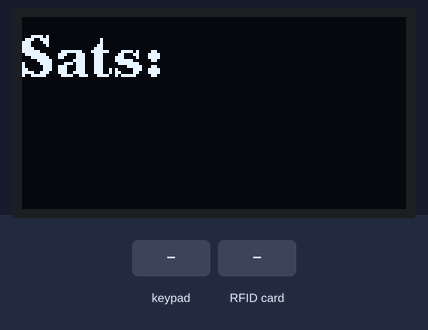
Bench run of a sketch on a simulated ESP32. On the bench: 128×64 one-colour display. The inputs (shaded band) are chosen by the test bench. WiFi joins after 1.5 s; servers stay silent unless stated; uploads are accepted with an empty reply; what the sketch prints to the serial monitor is not drawn.

Above: at 3.8 s.
3.9 s: keypad keys 3 2 3 3 2 5 2 6 # pressed 0.4 s apart
At 8.7 s:
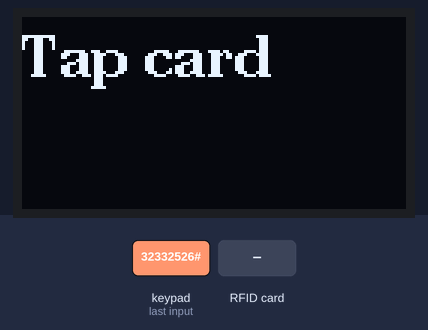
9.9 s: RFID card 5E 7A 19 C4 held to the reader
At 12.2 s:
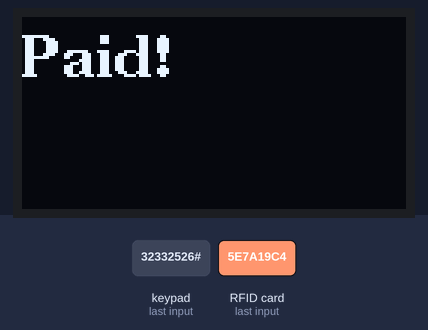
12.9 s: key 'A' pressed
At 14.2 s:
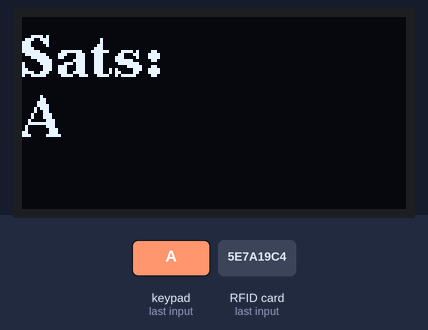
15.3 s: key 'B' pressed
At 16.5 s:
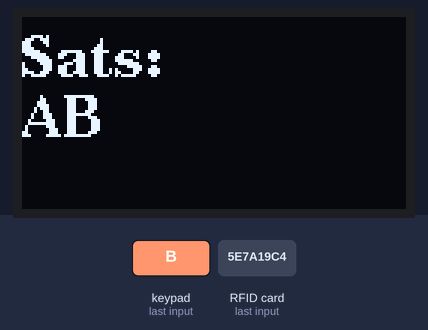
16.8 s: keypad keys 3 2 3 3 2 5 2 6 A pressed 0.4 s apart
At 21.4 s:
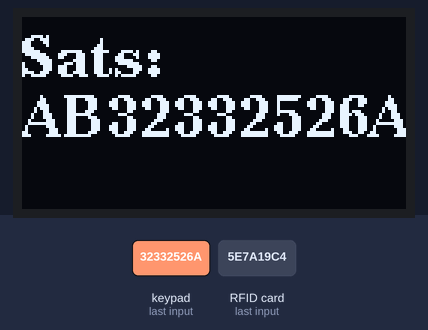
21.9 s: key '*' pressed
At 23.1 s:
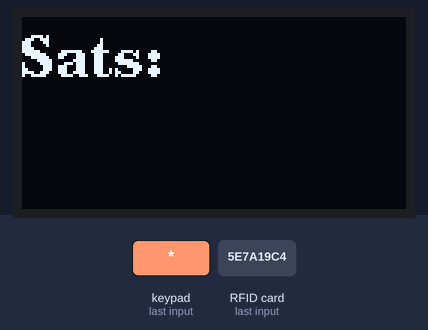
Timing chart, 0 to 24.4 s (numbered marks = the images above; inputs shaded):
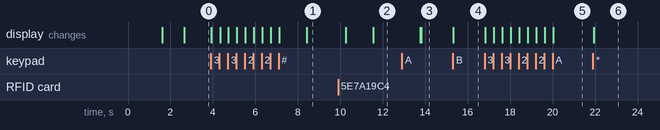

Measured:
- after the input at 3.9 s, the display: first changes at once (image 1 shows a later state)
- after the input at 9.9 s, the display: first changes after 0.36 s (image 2 shows a later state)
- after the input at 12.9 s, the display: first differs from a run without the input after 0.92 s (image 3)
- after the input at 15.3 s, the display: changes at once (image 4)
- after the input at 16.8 s, the display: first changes at once (image 5 shows a later state)
- after the input at 21.9 s, the display: changes at once (image 6)

The sketch:

main.ino
```cpp
#include <WiFi.h>
#include <WiFiClientSecure.h>
#include <Arduino.h>
#include <SPI.h>
#include <MFRC522.h>
#include <U8g2lib.h>
#include <Keypad.h>
#include <ArduinoJson.h>
#include <string.h>

char wifiSSID[] = "YOUR-WIFI-SSID";
char wifiPASS[] = "YOUR-WIFI-PASS";

const char* host = "api.opennode.co";
const int httpsPort = 443;
String amount = "";
String apikey = "MERCHANTS-OPENNODE-INVOICE-API-KEY";
String description = "cardpayment"; //invoice description
String hints = "false";
String price;
String hexvalues = "";
String macaroontmp;
String macaroon;
String data_lightning_invoice_payreq = "";
String data_status = "unpaid";
String data_id = "";
int counta = 0;

#include "apicalls.h"

#define RST_PIN         22           // Configurable, see typical pin layout above
#define SS_PIN          5          // Configurable, see typical pin layout above

MFRC522 mfrc522(SS_PIN, RST_PIN);   // Create MFRC522 instance

U8G2_SSD1306_128X64_NONAME_F_4W_SW_SPI u8g2(U8G2_R0, /* clock=*/ 17, /* data=*/ 4, /* cs=*/ 15, /* dc=*/ 2, /* reset=*/ 16);

//Set keypad
const byte rows = 4; //four rows
const byte cols = 4; //three columns
char keys[rows][cols] = {
  {'1','2','3','A'},
  {'4','5','6','B'},
  {'7','8','9','C'},
  {'*','0','#','D'}
};
byte rowPins[rows] = {32, 33, 25, 26}; //connect to the row pinouts of the keypad
byte colPins[cols] = {27, 14, 12, 13}; //connect to the column pinouts of the keypad
Keypad keypad = Keypad( makeKeymap(keys), rowPins, colPins, rows, cols );
int checker = 0;
char maxdig[20];


void keypadamount(){

   u8g2.firstPage();
    do {
      u8g2.setFont(u8g2_font_ncenB14_tr);
      u8g2.drawStr(0,20,"Sats:");
    } while ( u8g2.nextPage() );

  while (checker < 20){

   char key = keypad.getKey();

   if (key != NO_KEY){

   String virtkey = String(key);

   if (virtkey == "*"){
    memset(maxdig, 0, 20);
    checker = 20;
   }

   if (virtkey == "#"){
      u8g2.firstPage();
    do {
      u8g2.setFont(u8g2_font_ncenB14_tr);
      u8g2.drawStr(0,20,"...");
    } while ( u8g2.nextPage() );

    checker = 20;
   }
   else{

    maxdig[checker] = key;
    checker++;

    Serial.println(maxdig);

    u8g2.firstPage();
    do {
      u8g2.setFont(u8g2_font_ncenB14_tr);
      u8g2.drawStr(0,20,"Sats:");
      u8g2.drawStr(0,40, maxdig);

    } while ( u8g2.nextPage() );

   }
   }

  }
  checker = 0;
}


void cardcheck() {

    u8g2.firstPage();
    do {
       u8g2.setFont(u8g2_font_ncenB14_tr);
       u8g2.drawStr(0,20,"Tap card");
       }  while ( u8g2.nextPage() );

    // Prepare key - all keys are set to FFFFFFFFFFFFh at chip delivery from the factory.
    MFRC522::MIFARE_Key key;
    for (byte i = 0; i < 6; i++) key.keyByte[i] = 0xFF;

   //some variables we need
    byte block;
    byte len = 18;
    //len = 18;
    MFRC522::StatusCode status;

    //-------------------------------------------

    // Look for new cards
   if ( ! mfrc522.PICC_IsNewCardPresent()) {
      return;
    }

    // Select one of the cards
    if ( ! mfrc522.PICC_ReadCardSerial()) {
     return;
    }

    Serial.println(F("**Card Detected:**"));

   //-------------------------------------------FIRST 16 BYTE PART OF API KEY

    byte buffer2[18];
    block = 1;

    status = mfrc522.PCD_Authenticate(MFRC522::PICC_CMD_MF_AUTH_KEY_A, 1, &key, &(mfrc522.uid)); //line 834
    if (status != MFRC522::STATUS_OK) {
      Serial.print(F("Authentication failed: "));
      Serial.println(mfrc522.GetStatusCodeName(status));
      return;
    }

    status = mfrc522.MIFARE_Read(block, buffer2, &len);
    if (status != MFRC522::STATUS_OK) {
      Serial.print(F("Reading failed: "));
      Serial.println(mfrc522.GetStatusCodeName(status));
      return;
    }
    //PRINT first bit
    for (uint8_t i = 0; i < 16; i++) {
      Serial.write(buffer2[i] );
      macaroontmp +=  char(buffer2[i]);
     }

    //---------------------------------------- LAST 16 BYTE PART OF API KEY

    byte buffer3[18];
    block = 2;

    status = mfrc522.PCD_Authenticate(MFRC522::PICC_CMD_MF_AUTH_KEY_A, 1, &key, &(mfrc522.uid)); //line 834
    if (status != MFRC522::STATUS_OK) {
      Serial.print(F("Authentication failed: "));
      Serial.println(mfrc522.GetStatusCodeName(status));
      return;
    }

    status = mfrc522.MIFARE_Read(block, buffer3, &len);
    if (status != MFRC522::STATUS_OK) {
      Serial.print(F("Reading failed: "));
      Serial.println(mfrc522.GetStatusCodeName(status));
      return;
    }

    //PRINT last bit
    for (uint8_t i = 0; i < 16; i++) {
      Serial.write(buffer3[i] );
      macaroontmp += char(buffer3[i]);
    }

    //----------------------------------------

    Serial.println(F("\n**End Reading**\n"));

    mfrc522.PICC_HaltA();
    mfrc522.PCD_StopCrypto1();

    if(macaroontmp.length() > 6){

      //Format the API key and put in a String
      macaroon = macaroontmp.substring(0, 8) + "-" + macaroontmp.substring(8, 12) + "-" + macaroontmp.substring(12, 16) + "-" + macaroontmp.substring(16, 20) + "-" + macaroontmp.substring(20, 32);
      macaroontmp = "";
      Serial.println(macaroon);
      makepayment(macaroon);

                 counta = 121;
          u8g2.firstPage();
          do {
             u8g2.setFont(u8g2_font_ncenB14_tr);
             u8g2.drawStr(0,20,"Processing");
          }  while ( u8g2.nextPage() );

          checkpayment(data_id);

        if (data_status != "unpaid"){
                   u8g2.firstPage();
          do {
             u8g2.setFont(u8g2_font_ncenB14_tr);
             u8g2.drawStr(0,20,"Paid!");
          }  while ( u8g2.nextPage() );
         delay(2000);
       }

       else{
                   u8g2.firstPage();
          do {
            u8g2.setFont(u8g2_font_ncenB14_tr);
            u8g2.drawStr(0,20,"error!");
          }  while ( u8g2.nextPage() );
          delay(3000);
          counta = 121;
       }

     return;
    }
}

//*****************************************************************************************//

void setup() {
  Serial.begin(9600);
  SPI.begin();
  mfrc522.PCD_Init();
  u8g2.begin();


  WiFi.begin(wifiSSID, wifiPASS);
  while (WiFi.status() != WL_CONNECTED) {

     u8g2.firstPage();
       do {
         u8g2.setFont(u8g2_font_ncenB14_tr);
         u8g2.drawStr(0,20,"connecting...");
      } while ( u8g2.nextPage() );

   delay(100);
   }

  u8g2.firstPage();
    do {
      u8g2.setFont(u8g2_font_ncenB14_tr);
      u8g2.drawStr(0,20,"connected");
    } while ( u8g2.nextPage() );
    delay(1000);
}

void loop() {

  while (*maxdig == 0){
   keypadamount();
   amount = String(maxdig);
  }

  fetchpayment(amount);


  while (counta < 80){
   cardcheck();
   delay(200);
   counta++;
   Serial.print(".");
  }
  counta = 0;
  memset(maxdig, 0, 20);
}
```

apicalls.h
```cpp
void fetchpayment(String SATSAMOUNT){


  WiFiClientSecure client;

  if (!client.connect(host, httpsPort)) {

    return;
  }

  String topost = "{  \"amount\": \""+ SATSAMOUNT +"\", \"description\": \""+ description  +"\", \"route_hints\": \""+ hints  +"\"}";
  String url = "/v1/charges";

   client.print(String("POST ") + url + " HTTP/1.1\r\n" +
                 "Host: " + host + "\r\n" +
                 "User-Agent: ESP32\r\n" +
                 "Authorization: " + apikey + "\r\n" +
                 "Content-Type: application/json\r\n" +
                 "Connection: close\r\n" +
                 "Content-Length: " + topost.length() + "\r\n" +
                 "\r\n" +
                 topost + "\n");

  while (client.connected()) {
    String line = client.readStringUntil('\n');
    if (line == "\r") {

      break;
    }
  }
  String line = client.readStringUntil('\n');


const size_t capacity = 169*JSON_OBJECT_SIZE(1) + JSON_OBJECT_SIZE(168) + 3800;
DynamicJsonBuffer jsonBuffer(capacity);

JsonObject& root = jsonBuffer.parseObject(line);

JsonObject& data = root["data"];
String data_idd = data["id"];
data_id = data_idd;
String data_lightning_invoice_payreqq = data["lightning_invoice"]["payreq"];
data_lightning_invoice_payreq = data_lightning_invoice_payreqq;
Serial.println(data_lightning_invoice_payreq);
}


void makepayment(String MACAROON){


  WiFiClientSecure client;

  if (!client.connect(host, httpsPort)) {

    return;
  }

  String topost = "{  \"type\": \"ln\", \"address\": \""+ data_lightning_invoice_payreq +"\"}";
  String url = "/v2/withdrawals";

   client.print(String("POST ") + url + " HTTP/1.1\r\n" +
                 "Host: " + host + "\r\n" +
                 "User-Agent: ESP32\r\n" +
                 "Authorization: " + MACAROON + "\r\n" +
                 "Content-Type: application/json\r\n" +
                 "Connection: close\r\n" +
                 "Content-Length: " + topost.length() + "\r\n" +
                 "\r\n" +
                 topost + "\n");

  while (client.connected()) {
    String line = client.readStringUntil('\n');
    if (line == "\r") {

      break;
    }
  }
}


void checkpayment(String PAYID){

  WiFiClientSecure client;

  if (!client.connect(host, httpsPort)) {

    return;
  }

  String url = "/v1/charge/" + PAYID;


  client.print(String("GET ") + url + " HTTP/1.1\r\n" +
               "Host: " + host + "\r\n" +
               "Authorization: " + apikey + "\r\n" +
               "User-Agent: ESP32\r\n" +
               "Connection: close\r\n\r\n");


  while (client.connected()) {


    String line = client.readStringUntil('\n');
    if (line == "\r") {
      break;
    }
  }
  String line = client.readStringUntil('\n');


const size_t capacity = JSON_OBJECT_SIZE(1) + JSON_OBJECT_SIZE(2) + JSON_OBJECT_SIZE(4) + JSON_OBJECT_SIZE(14) + 650;
DynamicJsonBuffer jsonBuffer(capacity);

JsonObject& root = jsonBuffer.parseObject(line);

JsonObject& data = root["data"];
String data_statuss = data["status"];
data_status = data_statuss;
Serial.println(data_status);

}
```
